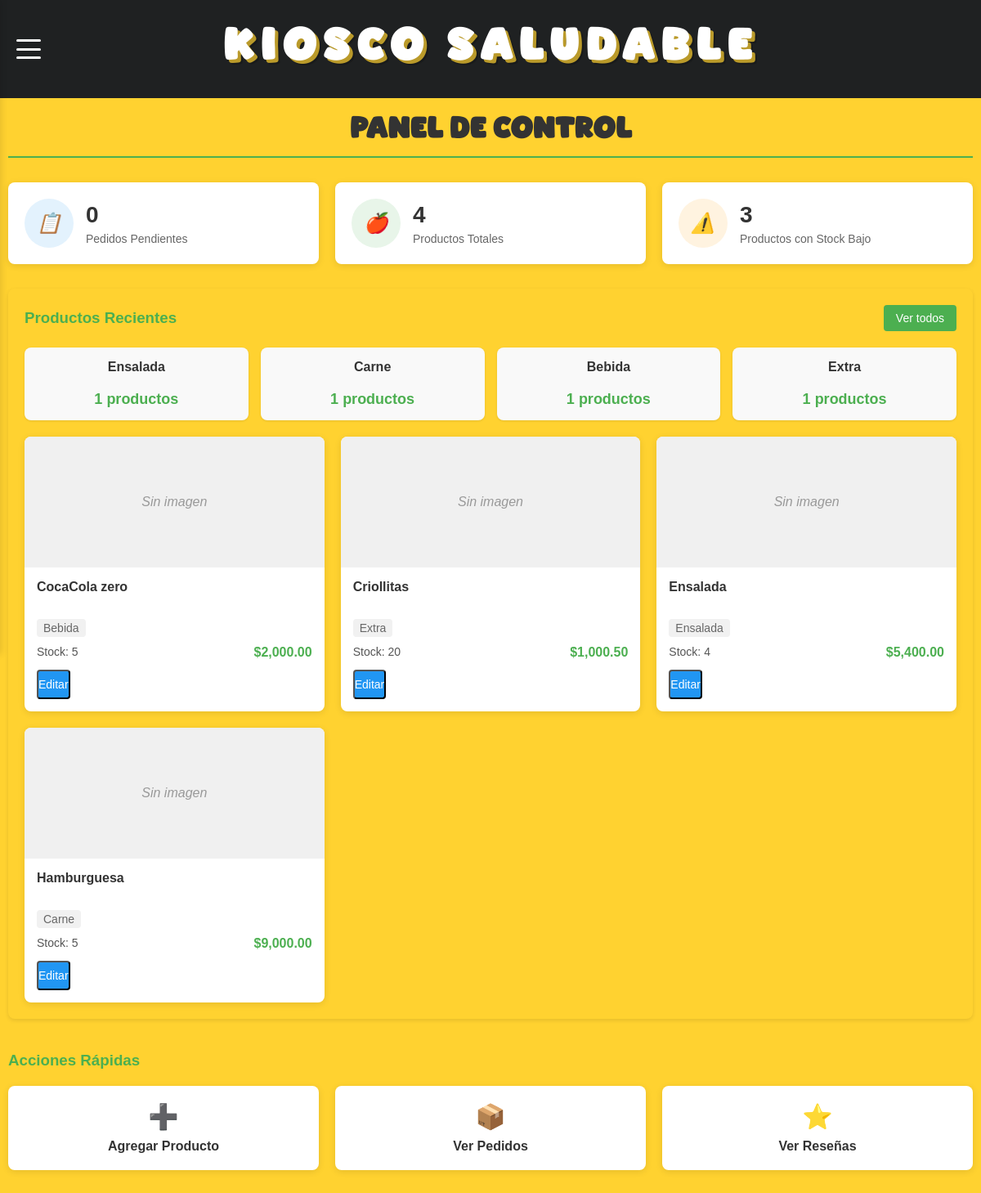
Screenshot of /kiosquero/dashboard.php (signed in) with the database file from the repository.
### tables this page shows
CREATE TABLE `productos` (
  `id` int(11) NOT NULL,
  `nombre` varchar(80) NOT NULL,
  `descripcion` varchar(300) NOT NULL,
  `stock` int(11) NOT NULL,
  `fecha_agregado` timestamp NOT NULL DEFAULT current_timestamp() ON UPDATE current_timestamp(),
  `tipo_producto` enum('ensalada','carne','bebida','extra','pizza') DEFAULT NULL,
  `precio` float NOT NULL,
  `url` varchar(90) NOT NULL
);

### kiosquero/dashboard.php (the view, shortened to what this page needs)
<?php
require_once 'database.php';
$query_productos = "SELECT id, nombre, tipo_producto, stock, precio FROM productos ORDER BY nombre ASC LIMIT 6";
$productos_recientes = $conn->query($query_productos);
$query_tipos = "SELECT tipo_producto, COUNT(*) as cantidad FROM productos GROUP BY tipo_producto";
$tipos_productos = $conn->query($query_tipos);
$query_pedidos_pendientes = "SELECT COUNT(*) as cantidad FROM pedidos WHERE estado_pedido = 'vigente'";
$pedidos_pendientes = $conn->query($query_pedidos_pendientes)->fetch_assoc()['cantidad'];
$query_total_productos = "SELECT COUNT(*) as cantidad FROM productos";
$total_productos = $conn->query($query_total_productos)->fetch_assoc()['cantidad'];
$query_productos_stock_bajo = "SELECT COUNT(*) as cantidad FROM productos WHERE stock < 10";
$productos_stock_bajo = $conn->query($query_productos_stock_bajo)->fetch_assoc()['cantidad'];
?>
<!DOCTYPE html>
<html lang="es">
<head>
    <link rel="stylesheet" href="style.css">
    <link rel="stylesheet" href="style_dashboard.css">
</head>
<body>
<?php include 'header.php'; ?>
    <main class="main-content">
        <div class="dashboard-header">
            <h2>Panel de Control</h2>
        </div>
        <div class="stats-overview">
            <div class="stat-card">
                <div class="stat-icon pedidos-icon">
                    <i class="icon">📋</i>
                </div>
                <div class="stat-info">
                    <h3><?php echo $pedidos_pendientes; ?></h3>
                    <p>Pedidos Pendientes</p>
                </div>
            </div>
            <div class="stat-card">
                <div class="stat-icon productos-icon">
                    <i class="icon">🍎</i>
                </div>
                <div class="stat-info">
                    <h3><?php echo $total_productos; ?></h3>
                    <p>Productos Totales</p>
                </div>
            </div>
            <div class="stat-card">
                <div class="stat-icon stock-icon">
                    <i class="icon">⚠️</i>
                </div>
                <div class="stat-info">
                    <h3><?php echo $productos_stock_bajo; ?></h3>
                    <p>Productos con Stock Bajo</p>
                </div>
            </div>
        </div>
        <div class="products-section">
            <div class="section-header">
                <h3>Productos Recientes</h3>
                <a href="products.php" class="btn-view-all">Ver todos</a>
            </div>
            <div class="products-overview">
                <?php if ($tipos_productos->num_rows > 0): ?>
                    <div class="product-categories">
                        <?php while($tipo = $tipos_productos->fetch_assoc()): ?>
                            <div class="category-card">
                                <h4><?php echo ucfirst($tipo['tipo_producto']); ?></h4>
                                <p class="category-count"><?php echo $tipo['cantidad']; ?> productos</p>
                            </div>
                        <?php endwhile; ?>
                    </div>
                <?php endif; ?>
                <?php if ($productos_recientes->num_rows > 0): ?>
                    <div class="products-grid">
                        <?php while($producto = $productos_recientes->fetch_assoc()): ?>
                            <div class="product-card">
                                <div class="product-image">
                                    <?php
                                    if (!empty($producto['url'])):
                                    ?>
                                        <img src="../<?php echo htmlspecialchars($producto['url']); ?>" alt="<?php echo htmlspecialchars($producto['nombre']); ?>">
                                    <?php else: ?>
                                        <div class="no-image"></div>
                                    <?php endif; ?>
                                </div>
                                <div class="product-info">
                                    <h4><?php echo htmlspecialchars($producto['nombre']); ?></h4>
                                    <p class="product-type"><?php echo ucfirst($producto['tipo_producto']); ?></p>
                                    <div class="product-details">
                                        <span class="product-stock">Stock: <?php echo $producto['stock']; ?></span>
                                        <span class="product-price">$<?php echo number_format($producto['precio'], 2); ?></span>
                                    </div>
                                    <button class="btn-edit-product" onclick="abrirModalEditar(<?php echo $producto['id']; ?>, '<?php echo htmlspecialchars(addslashes($producto['nombre'])); ?>', '<?php echo htmlspecialchars(addslashes($producto['descripcion'] ?? '')); ?>', <?php echo $producto['stock']; ?>, '<?php echo $producto['tipo_producto']; ?>', <?php echo $producto['precio']; ?>, '<?php echo htmlspecialchars(addslashes($producto['url'] ?? '')); ?>')">Editar</button>
                                </div>
                            </div>
                        <?php endwhile; ?>
                    </div>
                <?php else: ?>
                    <p>No hay productos registrados.</p>
                <?php endif; ?>
            </div>
        </div>
        <div class="quick-actions">
            <div class="section-header">
                <h3>Acciones Rápidas</h3>
            </div>
            <div class="actions-buttons">
                <a href="products.php" class="action-btn">
                    <span class="icon">➕</span>
                    <span class="text">Agregar Producto</span>
                </a>
                <a href="index.php" class="action-btn">
                    <span class="icon">📦</span>
                    <span class="text">Ver Pedidos</span>
                </a>
                <a href="reviews.php" class="action-btn">
                    <span class="icon">⭐</span>
                    <span class="text">Ver Reseñas</span>
                </a>
            </div>
        </div>
    </main>
</body>
</html>

### kiosquero/style.css (style rules this page uses)
* { margin: 0; padding: 0; box-sizing: border-box; font-family: Arial, sans-serif; }
:root { --adyacente: #ccc9bb; --fondo: #ffd230; --text: #1f2122; --success: #98c73d; --danger: #ff4444; --header-height: 120px; --burger-width: 30px; --burger-height: 24px; --menu-width: 250px; --card-gap: 30px; --section-spacing: 40px; --container-padding: 20px; }
body { overflow-x: hidden; background-color: var(--fondo); }
.main-content { padding: var(--section-spacing) var(--container-padding); min-height: calc(100vh - var(--header-height)); }
.main-content h2 { font-family: 'Backso', sans-serif; color: var(--text); font-size: clamp(1.5rem, 3vw, 2rem); text-align: center; margin-bottom: 0.5rem; }
.category-card { background: white; border-radius: 15px; padding: 20px; text-align: center; box-shadow: 0 4px 8px rgba(0, 0, 0, 0.1); cursor: pointer; transition: transform 0.3s ease; display: flex; flex-direction: column; align-items: center; gap: 10px; }
@media (max-width: 1200px) { .main-content { padding: 20px 10px; } }
html, body { max-width: 100vw; overflow-x: hidden; }

### rows the page displays
productos: nombre "CocaCola zero", tipo_producto "Bebida", stock "5", precio "2,000.00"
productos: nombre "Criollitas", tipo_producto "Extra", stock "20", precio "1,000.50"
productos: nombre "Ensalada", tipo_producto "Ensalada", stock "4", precio "5,400.00"
productos: nombre "Hamburguesa", tipo_producto "Carne", stock "5", precio "9,000.00"

### other values shown
$pedidos_pendientes "0"
$total_productos "4"
$productos_stock_bajo "3"
$tipo['tipo_producto'] "Ensalada"
$tipo['cantidad'] "1"
$tipo['tipo_producto'] "Carne"
$tipo['tipo_producto'] "Bebida"
$tipo['tipo_producto'] "Extra"
